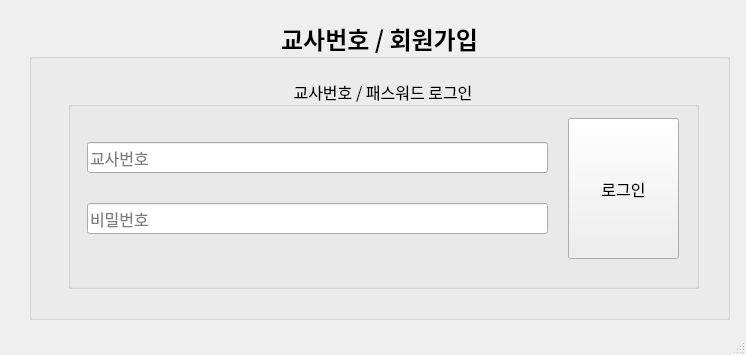
<?xml version="1.0" encoding="UTF-8"?>
<ui version="4.0">
 <class>MainWindow</class>
 <widget class="QMainWindow" name="MainWindow">
  <property name="geometry">
   <rect>
    <x>0</x>
    <y>0</y>
    <width>746</width>
    <height>355</height>
   </rect>
  </property>
  <property name="font">
   <font>
    <family>D2Coding</family>
   </font>
  </property>
  <property name="windowTitle">
   <string>OO고등학교 출결관리앱</string>
  </property>
  <widget class="QWidget" name="centralwidget">
   <widget class="QWidget" name="verticalLayoutWidget">
    <property name="geometry">
     <rect>
      <x>29</x>
      <y>19</y>
      <width>701</width>
      <height>301</height>
     </rect>
    </property>
    <layout class="QVBoxLayout" name="verticalLayout">
     <item>
      <layout class="QHBoxLayout" name="horizontalLayout">
       <item>
        <widget class="QGroupBox" name="groupBox">
         <property name="font">
          <font>
           <family>D2Coding</family>
           <pointsize>18</pointsize>
           <weight>75</weight>
           <bold>true</bold>
          </font>
         </property>
         <property name="title">
          <string>교사번호 / 회원가입</string>
         </property>
         <property name="alignment">
          <set>Qt::AlignCenter</set>
         </property>
         <widget class="QGroupBox" name="groupBox_2">
          <property name="geometry">
           <rect>
            <x>39</x>
            <y>59</y>
            <width>631</width>
            <height>211</height>
           </rect>
          </property>
          <property name="font">
           <font>
            <pointsize>12</pointsize>
            <weight>50</weight>
            <bold>false</bold>
           </font>
          </property>
          <property name="title">
           <string>교사번호 / 패스워드 로그인</string>
          </property>
          <property name="alignment">
           <set>Qt::AlignCenter</set>
          </property>
          <widget class="QWidget" name="verticalLayoutWidget_2">
           <property name="geometry">
            <rect>
             <x>19</x>
             <y>40</y>
             <width>461</width>
             <height>141</height>
            </rect>
           </property>
           <layout class="QVBoxLayout" name="verticalLayout_2">
            <item>
             <widget class="QLineEdit" name="lineEdit">
              <property name="placeholderText">
               <string>교사번호</string>
              </property>
             </widget>
            </item>
            <item>
             <widget class="QLineEdit" name="lineEdit_2">
              <property name="placeholderText">
               <string>비밀번호</string>
              </property>
             </widget>
            </item>
           </layout>
          </widget>
          <widget class="QPushButton" name="pushButton">
           <property name="geometry">
            <rect>
             <x>500</x>
             <y>40</y>
             <width>111</width>
             <height>141</height>
            </rect>
           </property>
           <property name="text">
            <string>로그인</string>
           </property>
          </widget>
         </widget>
        </widget>
       </item>
      </layout>
     </item>
    </layout>
   </widget>
  </widget>
  <widget class="QStatusBar" name="statusbar"/>
 </widget>
 <resources/>
 <connections/>
</ui>
